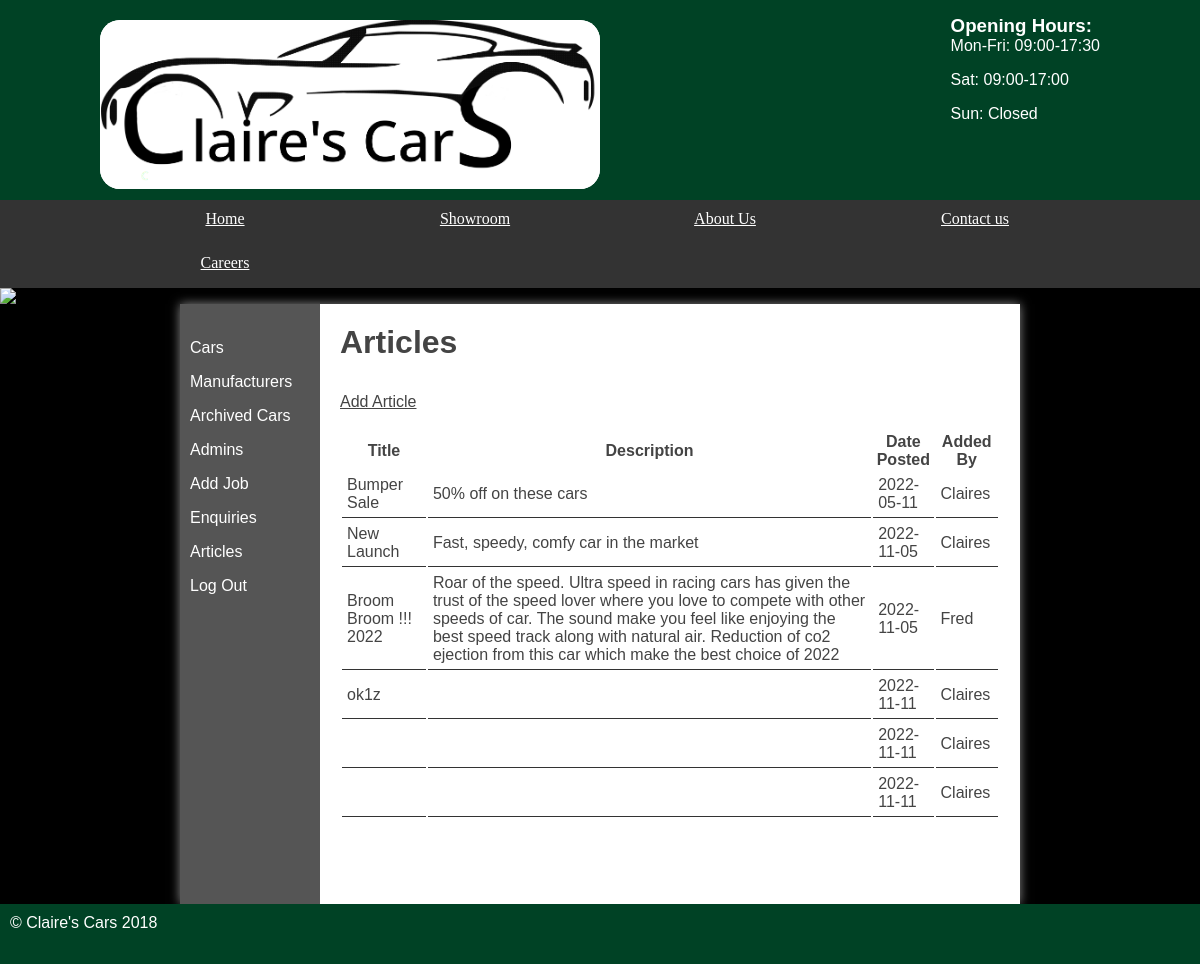
Screenshot of /?page=admin/articles (signed in) with the database file from the repository.
### tables this page shows
CREATE TABLE `articles` (
  `id` int(11) NOT NULL AUTO_INCREMENT,
  `title` varchar(255) NOT NULL,
  `description` text NOT NULL,
  `date_posted` date NOT NULL,
  `added_by` varchar(255) NOT NULL,
  PRIMARY KEY (`id`)
);

### classes/databaseTable.php (called while the page is built, shortened)
<?php
class databaseTable{
    private $table;
    private $pdo;
	public function __construct($table,$primaryKey,$pdo) {
		$this->table = $table;
        $this->pdo = $pdo;
	}
    function findAllData(){
        $query = $this->pdo->prepare('SELECT * FROM '.$this->table);
        $query->execute();
        return $query->fetchAll();
    }
}

### webControllers/adminController.php (called while the page is built, shortened)
<?php
class adminController{
    public function __construct($cars, $manufacturer, $users, $article, $enquiry){
        $this->articles_table = $article;
    }
    public function adminArticles(){
        $articleData = $this->articles_table->findAllData();
        return[
            'template' => 'admin/articles.html.php',
            'title' => 'Claires\'s Cars - Articles page',
            'variables' => [
                'articles' => $articleData
            ]
        ];
    }
}
?>

### templates/admin/articles.html.php (the view)
<section class="right">
<?php
if (isset($_SESSION['loggedin']) && $_SESSION['loggedin'] == true) {
    ?>
    <h2>Articles</h2>
    <a class="new" href="?page=addArticle">Add Article</a>
    <table>
        <thead>
            <tr>
                <th>Title</th>
                <th>Description</th>
                <th>Date Posted</th>
                <th>Added By</th>
            </tr>
            <?php
            foreach ($articles as $article) {
            ?>
            <tr>
                <td><?= $article['title'] ?> </td>
                <td><?= $article['description'] ?> </td>
                <td><?= $article['date_posted'] ?> </td>
                <td><?= $article['added_by'] ?> </td>
            </tr>
            <?php
            }
            ?>
        </thead>
    </table>
<?php
}else {
    header("Location:/?page=admin");
}
?>
</section>

### styles.css (style rules this page uses)
* { margin: 0; padding: 0; }
html { font-family: 'Oxygen-Regular', verdana, sans-serif; }
body { background-color: #000; }
main h2 { font-size:2em; }
p, li, h2 { margin-bottom: 1em; }
section a { color: #444; }
table { width: 100%; margin-top: 20px; }
td { padding: 5px; border-bottom: 1px solid #333; }
.stock .products, .admin .right { display: table-cell; padding: 20px; }
.right { padding: 20px; }

### rows the page displays
articles: title "Bumper Sale", description "50% off on these cars", date_posted "2022-05-11", added_by "Claires"
articles: title "New Launch", description "Fast, speedy, comfy car in the market", date_posted "2022-11-05", added_by "Claires"
articles: title "Broom Broom !!! 2022", description "Roar of the speed. Ultra speed in racing cars has given the trust of the speed lover where you love to compete with other speeds of car. The sound make you feel like enjoying the best speed track along with natural air. Reduction of co2 ejection from this car which make the best choice of 2022", date_posted "2022-11-05", added_by "Fred"
articles: title "ok1z", date_posted "2022-11-11", added_by "Claires"
articles: date_posted "2022-11-11", added_by "Claires"
articles: date_posted "2022-11-11", added_by "Claires"
